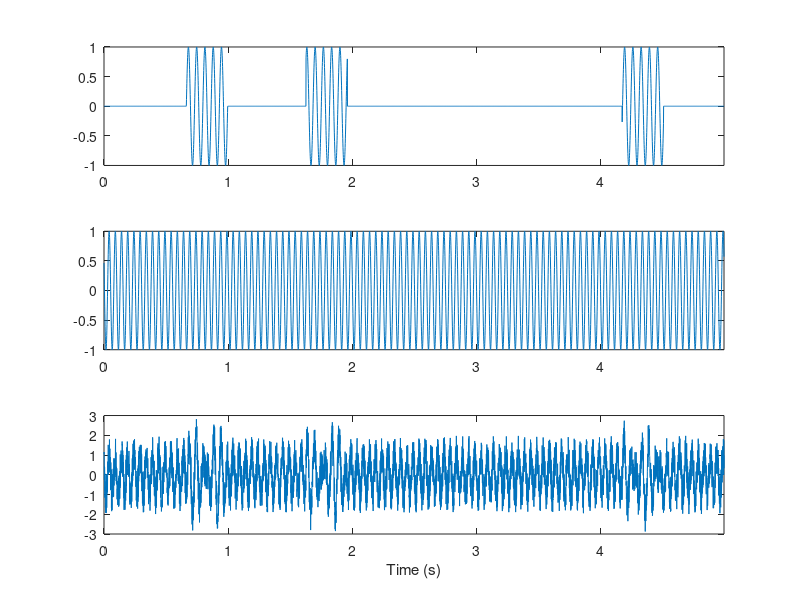

Source code (MATLAB): (Note: this script raises an error after producing the figure.)


%% Simulated signal
% Generate a simulated signal with 3 bursts at 15Hz with 5 cycles
% and an oscillation at 20Hz, plus white noise

% Time step (s)
dt=0.001;
% Duration (s)
T=5;
% Time vector
time=0:dt:T-dt;
% Sampling rate
srate=1/dt;

% Burst frequency
f1 = 15;
% Length of bursts in cycles
f1_num_cycles=5;
% Number of bursts
f1_num_bursts=3;

% Oscillation frequency
f2 = 20;

% Burst signal
s1=zeros(1,length(time));

% Keep track of burst start and stop times so they
% don't overlap
burst_starts=[];
burst_stops=[];
while length(burst_starts)<f1_num_bursts
    % Burst duration in seconds
    dur_s=f1_num_cycles/f1;
    % Burst duration in time steps
    dur_pts=floor(dur_s/dt);
    
    % Random start and stop time
    start=randi(length(time)-dur_pts);
    stop=start+dur_pts;
    
    % Check that doesn't overlap with other bursts
    overlap=false;
    for k=1:length(burst_starts)
        other_start=burst_starts(k);
        other_stop=burst_stops(k);
        if (start >= other_start && start < other_stop) || (stop > other_start && stop <= other_stop)
            overlap=true;
            break;
        end
    end
          
    % Generate burst
    if ~overlap
        s1(start:stop)=sin(2. * pi * f1 * (time(start:stop)+randn()));
        burst_starts=[burst_starts start];
        burst_stops=[burst_stops stop];
    end
end

% Oscillatory signal
s2=sin(2. * pi * f2 * (time+randn()));

% Generated signal
signal=s1+s2+(rand(1,length(time))*2-1);

figure;
subplot(3,1,1);
plot(time,s1);
xlim([time(1) time(end)]);
subplot(3,1,2);
plot(time,s2);
xlim([time(1) time(end)]);
subplot(3,1,3);
plot(time,signal);
xlim([time(1) time(end)]);
xlabel('Time (s)');


%% Lagged Hilbert coherence
% Lagged Hilbert coherence starts with bandpass filtering using
% multiplication by a Gaussian kernel in the frequency domain

% Frequencies to evaluate (just to compute desired frequency
% resolution in this step)
freqs=linspace(5,100,100);

% Determine the frequency resolution
df = diff(freqs(1:2));

% Zero-pad the signal - or is mean-pad better?
pad=zeros(size(time));
padd_signal = [pad, signal, pad];

% Fourier transform the padded signal
signal_fft = rfft(padd_signal,length(padd_signal), 2);
fft_frex = linspace(0, srate/2, length(signal_fft));

% Kernel width for multiplication
sigma = df * .5;

% Center pass-band frequency
freq=15;

% Gaussian kernel centered on frequency with width defined
% by requested frequency resolution
kernel = exp(-((fft_frex - freq) .^ 2 / (2.0 * sigma ^ 2)));

% Multiply Fourier-transformed signal by kernel
fsignal_fft = signal_fft .* kernel;
% Reverse Fourier to get bandpass filtered signal
f_signal = irfft(fsignal_fft, length(padd_signal), 2);

figure();
subplot(5,1,1)
plot(time,signal)
xlim([time(1), time(end)])
xlabel('Time (s)')
ylabel('Amplitude')

subplot(5,1,2)
plot(fft_frex,signal_fft(1:length(fft_frex)))
xlim([0,50])
xlabel('Frequency (Hz)')
ylabel('Amplitude')

subplot(5,1,3)
plot(fft_frex,kernel,'k')
xlim([0,50])
xlabel('Frequency (Hz)')
ylabel('Amplitude')

subplot(5,1,4)
plot(fft_frex,fsignal_fft(1:length(fft_frex)))
xlim([0,50])
xlabel('Frequency (Hz)')
ylabel('Amplitude')

subplot(5,1,5)
plot(time,f_signal(length(pad)+1:end-length(pad)))
xlim([time(1), time(end)])
xlabel('Time (s)')
ylabel('Amplitude')



% Get analytic signal of bandpass filtered data (phase and amplitude)
analytic_signal = hilbert(f_signal);
% Cut off padding
analytic_signal=analytic_signal(:, length(time)+1:2 * length(time));

figure();
subplot(4,1,1);
plot(time,signal);
xlim([time(1) time(end)]);
xlabel('Time (s)');
ylabel('Amplitude');

subplot(4,1,2);
plot(time,f_signal(:, length(time)+1:2 * length(time)));
xlim([time(1) time(end)]);
xlabel('Time (s)');
ylabel('Amplitude');

subplot(4,1,3);
plot(time,abs(analytic_signal));
xlim([time(1) time(end)]);
xlabel('Time (s)');
ylabel('Amplitude');

subplot(4,1,4);
plot(time,angle(analytic_signal));
xlim([time(1) time(end)]);
xlabel('Time (s)');
ylabel('Phase');




% Evaluate lagged coherence at a lag of 3 cycles
lag=3;

% Duration of this lag in s
lag_dur_s = lag / freq;
% Number of evaluations
n_evals = floor(T / lag_dur_s);
% Remaining time
t_diff = T - (n_evals * lag_dur_s);

% Start time
start_time = time(1);
% Evaluation times (ms)
eval_times = linspace(start_time, T - t_diff, n_evals + 1); 
eval_times = eval_times(1:end-1);
% Evaluation time points
eval_pts = knnsearch(time', eval_times');

figure()
subplot(4,1,1)
plot(time,signal)
hold on
plot(eval_times,signal(eval_pts),'ro')
xlabel('Time (s)')
ylabel('Amplitude')

subplot(4,1,2)
plot(time,f_signal(length(time)+1:2*length(time)))
hold on
plot(eval_times,f_signal(length(time)+eval_pts),'ro')
xlabel('Time (s)')
ylabel('Amplitude')

subplot(4,1,3)
plot(time,abs(analytic_signal))
hold on
plot(eval_times,abs(analytic_signal(eval_pts)),'ro')
xlabel('Time (s)')
ylabel('Amplitude')

subplot(4,1,4)
plot(time,angle(analytic_signal))
hold on
plot(eval_times,angle(analytic_signal(eval_pts)),'ro')
xlabel('Time (s)')
ylabel('Phase')

% Analytic signal at n=0...n_evals-1 evaluation points
f1 = analytic_signal(eval_pts(1:end-1));
% Analytic signal at n=1...n_evals evaluation points
f2 = analytic_signal(eval_pts(2:end));
% calculate the phase difference and amplitude product
phase_diff = angle(f2) - angle(f1);
amp_prod = abs(f1) .* abs(f2);

figure();
subplot(2,1,1)
plot(eval_times(1:end-1),phase_diff)
xlim([time(1), time(end)])
xlabel('Time (s)')
ylabel('Phase difference')

subplot(2,1,2)
plot(eval_times(1:end-1),amp_prod)
xlim([time(1), time(end)])
xlabel('Time (s)')
ylabel('Amplitude product')

% Numerator - sum is over evaluation points
num = abs(sum(amp_prod .* exp(1i * phase_diff)));
disp(num)

% Scaling factor - sum is over evaluation points
f1_pow = f1.^2;
f2_pow = f2.^2;
denom = sqrt(sum(abs(f1_pow)) * sum(abs(f2_pow)));
disp(denom);

lc = num / denom;
disp(lc);



% This was evaluated starting at time t=0 and looking 3 cycles ahead, 
% but what about the points in between?

% Number of points between the first and next evaluation time points
n_range = eval_pts(2) - eval_pts(1);

% Analytic signal at n=0...n_evals-1 evaluation points, and m=0..n_range time points in between
f1 = analytic_signal(eval_pts(1:end-1) + (0:n_range-1));

% Analytic signal at n=1...n_evals evaluation points, and m=0..n_range time points in between
f2 = analytic_signal(eval_pts(2:end) + (0:n_range-1));

% Calculate the phase difference and amplitude product
phase_diff = angle(f2) - angle(f1);
amp_prod = abs(f1) .* abs(f2);

% Lagged coherence
num = abs(sum(amp_prod .* exp(1i * phase_diff),1));
f1_pow = f1.^2;
f2_pow = f2.^2;
denom = sqrt(sum(abs(f1_pow),1) .* sum(abs(f2_pow),1));
lc = num / denom;

% Average over the time points in between evaluation points
lc = mean(lc);
disp(lc);


% Evaluate at 2-10 lag cycles
lags = 2:.5:10;
% Evaluate at 15 and 20 Hz
freqs = [15, 20];

figure();
for f_idx = 1:length(freqs)
    freq = freqs(f_idx);
    lcs = zeros(size(lags));
    for l_idx = 1:length(lags)
        [num, denom, lcs(l_idx)] = lagged_hilbert_coh_demo(signal, srate, freq, lags(l_idx), df);
    end

    plot(lags, lcs, 'DisplayName', sprintf('%dHz', freq))
    hold on
end
hold off
legend
xlabel('Lag (cycles)')
ylabel('Lagged coherence')




% What about at a frequency where we know there is only noise?
[num, denom, lc] = lagged_hilbert_coh_demo(signal, srate, 50, 3, df);
disp(lc);




% What's going on?
[num1, denom1, lc1] = lagged_hilbert_coh_demo(signal, srate, 15, 3, df);
[num2, denom2, lc2] = lagged_hilbert_coh_demo(signal, srate, 50, 3, df);

fprintf('15Hz: numerator=%f, denominator=%f, lc=%f\n', mean(num1), mean(denom1), lc1);
fprintf('50Hz: numerator=%f, denominator=%f, lc=%f\n', mean(num2), mean(denom2), lc2);




% At 40Hz, the numerator and denominator are both low, but nearly exactly the same
% This is due to amplitude correlations introduced by bandpass filtering in a freq
% range with low power (https://journals.physiology.org/doi/full/10.1152/jn.00851.2013)
% Here's the effect over a range of frequencies

% Evaluate at 2-10 lag cycles
lags = 2:.5:10;
% Evaluate at 5-100 Hz
freqs = linspace(5, 100, 100);

lcs = zeros(length(freqs), length(lags));
for f_idx = 1:length(freqs)
    freq = freqs(f_idx);
    for l_idx = 1:length(lags)
        [num, denom, lcs(f_idx, l_idx)] = lagged_hilbert_coh_demo(signal, srate, freq, lags(l_idx), df);
    end
end

figure();
contourf(lags, freqs, lcs, 100,'LineColor','none');
colorbar;
xlabel('Lag (cycles)');
ylabel('Frequency (Hz)');





% The solution is to use the amplitude covariance of a surrogate 
% dataset as a threshold. We use an AR model to account for
% aperiodic temporal structure

% Compute threshold as 95th percentile of shuffled amplitude products
n_shuffles=1000;
amp_prods=ar_surr(signal, n_shuffles);
threshold = prctile(amp_prods, 95);

% Evaluate at 2-10 lag cycles
lags = 2:.5:10;
% Evaluate at 5-100 Hz
freqs = linspace(5, 100, 100);

lcs = zeros(length(freqs), length(lags));
for f_idx = 1:length(freqs)
    for l_idx = 1:length(lags)
        [num, denom, lc] = lagged_hilbert_coh_demo(signal, srate, freqs(f_idx), lags(l_idx), df);
        % Only consider lc if denominator greater than threshold
        if mean(denom) >= threshold
            lcs(f_idx, l_idx) = lc;
        end
    end
end

figure();
contourf(lags, freqs, lcs, 100,'LineColor','none');
colorbar;
xlabel('Lag (cycles)');
ylabel('Frequency (Hz)');







%% Put it all together
function [num, denom, lc]=lagged_hilbert_coh_demo(signal, srate, freq, lag, df)
    n_pts=length(signal);
    dt=1/srate;
    T = n_pts * dt;
    time=0:dt:T-dt;
    
    % Zero-pad the signal - or is mean-pad better?
    pad=zeros(size(time));
    padd_signal = [pad, signal, pad];

    % Fourier transform the padded signal
    signal_fft = rfft(padd_signal,length(padd_signal), 2);
    fft_frex = linspace(0, srate/2, length(signal_fft));

    % Kernel width for multiplication
    sigma = df * .5;

    % Gaussian kernel centered on frequency with width defined
    % by requested frequency resolution
    kernel = exp(-((fft_frex - freq) .^ 2 / (2.0 * sigma ^ 2)));

    % Multiply Fourier-transformed signal by kernel
    fsignal_fft = signal_fft .* kernel;
    % Reverse Fourier to get bandpass filtered signal
    f_signal = irfft(fsignal_fft, length(padd_signal), 2);

    analytic_signal = hilbert(f_signal);
    % Cut off padding
    analytic_signal=analytic_signal(:, length(time)+1:2 * length(time));

    % Duration of this lag in s
    lag_dur_s = lag / freq;
    % Number of evaluations
    n_evals = floor(T / lag_dur_s);
    % Remaining time
    t_diff = T - (n_evals * lag_dur_s);

    % Start time
    start_time = time(1);
    % Evaluation times (ms)
    eval_times = linspace(start_time, T - t_diff, n_evals + 1); 
    eval_times = eval_times(1:end-1);
    % Evaluation time points
    eval_pts = knnsearch(time', eval_times');
    
    % Number of points between the first and next evaluation time points
    n_range = eval_pts(2) - eval_pts(1);

    % Analytic signal at n=0...n_evals-1 evaluation points, and m=0..n_range time points in between
    f1 = analytic_signal(eval_pts(1:end-1) + (0:n_range-1));

    % Analytic signal at n=1...n_evals evaluation points, and m=0..n_range time points in between
    f2 = analytic_signal(eval_pts(2:end) + (0:n_range-1));

    % Calculate the phase difference and amplitude product
    phase_diff = angle(f2) - angle(f1);
    amp_prod = abs(f1) .* abs(f2);

    % Lagged coherence
    num = abs(sum(amp_prod .* exp(1i * phase_diff),1));
    f1_pow = f1.^2;
    f2_pow = f2.^2;
    denom = sqrt(sum(abs(f1_pow),1) .* sum(abs(f2_pow),1));
    lc = num / denom;

    % Average over the time points in between evaluation points
    lc = mean(lc);


end